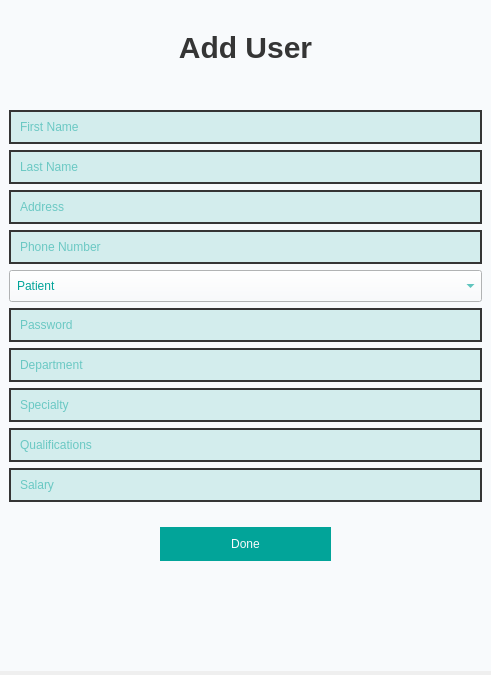
<?xml version="1.0" encoding="UTF-8"?>
<ui version="4.0">
 <class>Form</class>
 <widget class="QWidget" name="Form">
  <property name="geometry">
   <rect>
    <x>0</x>
    <y>0</y>
    <width>491</width>
    <height>675</height>
   </rect>
  </property>
  <property name="windowTitle">
   <string>Form</string>
  </property>
  <widget class="QWidget" name="widget" native="true">
   <property name="geometry">
    <rect>
     <x>0</x>
     <y>0</y>
     <width>491</width>
     <height>671</height>
    </rect>
   </property>
   <property name="styleSheet">
    <string notr="true">font: 700 11pt &quot;Microsoft YaHei UI&quot;;
color: rgb(2, 164, 153);
background-color: rgb(248, 250, 252);</string>
   </property>
   <layout class="QGridLayout" name="gridLayout">
    <item row="1" column="0">
     <widget class="QWidget" name="widget_2" native="true">
      <property name="styleSheet">
       <string notr="true">padding: 7px;</string>
      </property>
      <layout class="QVBoxLayout" name="verticalLayout">
       <item>
        <widget class="QLineEdit" name="lineEdit">
         <property name="styleSheet">
          <string notr="true">QLineEdit {
	background-color: rgb(211, 237, 237);
	border: 2px solid #353535;
	border-radius: 20px;
}

QLineEdit:focus {
	border: 2px solid #02A499;
}</string>
         </property>
         <property name="text">
          <string/>
         </property>
         <property name="placeholderText">
          <string>First Name</string>
         </property>
        </widget>
       </item>
       <item>
        <widget class="QLineEdit" name="lineEdit_2">
         <property name="styleSheet">
          <string notr="true">QLineEdit {
	background-color: rgb(211, 237, 237);
	border: 2px solid #353535;
	border-radius: 20px;
}

QLineEdit:focus {
	border: 2px solid #02A499;
}</string>
         </property>
         <property name="text">
          <string/>
         </property>
         <property name="placeholderText">
          <string>Last Name</string>
         </property>
        </widget>
       </item>
       <item>
        <widget class="QLineEdit" name="lineEdit_3">
         <property name="styleSheet">
          <string notr="true">QLineEdit {
	background-color: rgb(211, 237, 237);
	border: 2px solid #353535;
	border-radius: 20px;
}

QLineEdit:focus {
	border: 2px solid #02A499;
}</string>
         </property>
         <property name="text">
          <string/>
         </property>
         <property name="placeholderText">
          <string>Address</string>
         </property>
        </widget>
       </item>
       <item>
        <widget class="QLineEdit" name="lineEdit_4">
         <property name="styleSheet">
          <string notr="true">QLineEdit {
	background-color: rgb(211, 237, 237);
	border: 2px solid #353535;
	border-radius: 20px;
}

QLineEdit:focus {
	border: 2px solid #02A499;
}</string>
         </property>
         <property name="text">
          <string/>
         </property>
         <property name="placeholderText">
          <string>Phone Number</string>
         </property>
        </widget>
       </item>
       <item>
        <widget class="QComboBox" name="comboBox">
         <item>
          <property name="text">
           <string>Patient</string>
          </property>
         </item>
         <item>
          <property name="text">
           <string>Doctor</string>
          </property>
         </item>
         <item>
          <property name="text">
           <string>Nurse</string>
          </property>
         </item>
         <item>
          <property name="text">
           <string>Admin</string>
          </property>
         </item>
        </widget>
       </item>
       <item>
        <widget class="QLineEdit" name="lineEdit_5">
         <property name="styleSheet">
          <string notr="true">QLineEdit {
	background-color: rgb(211, 237, 237);
	border: 2px solid #353535;
	border-radius: 20px;
}

QLineEdit:focus {
	border: 2px solid #02A499;
}</string>
         </property>
         <property name="text">
          <string/>
         </property>
         <property name="placeholderText">
          <string>Password</string>
         </property>
        </widget>
       </item>
       <item>
        <widget class="QLineEdit" name="lineEdit_6">
         <property name="styleSheet">
          <string notr="true">QLineEdit {
	background-color: rgb(211, 237, 237);
	border: 2px solid #353535;
	border-radius: 20px;
}

QLineEdit:focus {
	border: 2px solid #02A499;
}</string>
         </property>
         <property name="text">
          <string/>
         </property>
         <property name="placeholderText">
          <string>Department</string>
         </property>
        </widget>
       </item>
       <item>
        <widget class="QLineEdit" name="lineEdit_7">
         <property name="styleSheet">
          <string notr="true">QLineEdit {
	background-color: rgb(211, 237, 237);
	border: 2px solid #353535;
	border-radius: 20px;
}

QLineEdit:focus {
	border: 2px solid #02A499;
}</string>
         </property>
         <property name="text">
          <string/>
         </property>
         <property name="placeholderText">
          <string>Specialty</string>
         </property>
        </widget>
       </item>
       <item>
        <widget class="QLineEdit" name="lineEdit_8">
         <property name="styleSheet">
          <string notr="true">QLineEdit {
	background-color: rgb(211, 237, 237);
	border: 2px solid #353535;
	border-radius: 20px;
}

QLineEdit:focus {
	border: 2px solid #02A499;
}</string>
         </property>
         <property name="text">
          <string/>
         </property>
         <property name="placeholderText">
          <string>Qualifications</string>
         </property>
        </widget>
       </item>
       <item>
        <widget class="QLineEdit" name="lineEdit_9">
         <property name="styleSheet">
          <string notr="true">QLineEdit {
	background-color: rgb(211, 237, 237);
	border: 2px solid #353535;
	border-radius: 20px;
}

QLineEdit:focus {
	border: 2px solid #02A499;
}</string>
         </property>
         <property name="text">
          <string/>
         </property>
         <property name="placeholderText">
          <string>Salary</string>
         </property>
        </widget>
       </item>
      </layout>
     </widget>
    </item>
    <item row="0" column="0">
     <widget class="QLabel" name="label">
      <property name="font">
       <font>
        <family>Microsoft YaHei UI</family>
        <pointsize>-1</pointsize>
        <italic>false</italic>
        <bold>true</bold>
       </font>
      </property>
      <property name="styleSheet">
       <string notr="true">font-size: 30px;
margin: 30px;
color:  #353535;</string>
      </property>
      <property name="text">
       <string>Add User</string>
      </property>
      <property name="alignment">
       <set>Qt::AlignCenter</set>
      </property>
     </widget>
    </item>
    <item row="4" column="0">
     <spacer name="verticalSpacer">
      <property name="orientation">
       <enum>Qt::Vertical</enum>
      </property>
      <property name="sizeHint" stdset="0">
       <size>
        <width>20</width>
        <height>40</height>
       </size>
      </property>
     </spacer>
    </item>
    <item row="3" column="0">
     <widget class="QPushButton" name="pushButton">
      <property name="styleSheet">
       <string notr="true">QPushButton {
	background-color: rgb(2, 164, 153);
	color: #F8FAFC;
	margin: 10px 160px;
	padding: 10px;
	border-radius: none;
}

QPushButton:hover {
	background-color: rgb(2, 131, 107);
}


</string>
      </property>
      <property name="text">
       <string>Done</string>
      </property>
     </widget>
    </item>
   </layout>
  </widget>
 </widget>
 <resources/>
 <connections/>
</ui>
